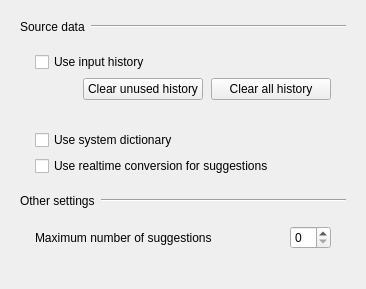
       <widget class="QWidget" name="suggestionsTab">
        <attribute name="title">
         <string>Suggest</string>
        </attribute>
        <layout class="QVBoxLayout" name="suggestionsTabLayout">
         <property name="spacing">
          <number>0</number>
         </property>
         <item>
          <widget class="QFrame" name="suggestSourceHeader">
           <property name="frameShape">
            <enum>QFrame::Shape::NoFrame</enum>
           </property>
           <layout class="QHBoxLayout" name="horizontalLayout_12">
            <property name="leftMargin">
             <number>9</number>
            </property>
            <property name="topMargin">
             <number>9</number>
            </property>
            <property name="rightMargin">
             <number>9</number>
            </property>
            <property name="bottomMargin">
             <number>9</number>
            </property>
            <property name="spacing">
             <number>6</number>
            </property>
            <item>
             <widget class="QLabel" name="label_3">
              <property name="text">
               <string>Source data</string>
              </property>
             </widget>
            </item>
            <item>
             <widget class="Line" name="line_4">
              <property name="sizePolicy">
               <sizepolicy hsizetype="MinimumExpanding" vsizetype="Fixed">
                <horstretch>0</horstretch>
                <verstretch>0</verstretch>
               </sizepolicy>
              </property>
              <property name="orientation">
               <enum>Qt::Orientation::Horizontal</enum>
              </property>
             </widget>
            </item>
           </layout>
          </widget>
         </item>
         <item>
          <widget class="QFrame" name="suggestSourceGroup">
           <property name="frameShape">
            <enum>QFrame::Shape::NoFrame</enum>
           </property>
           <layout class="QGridLayout" name="gridLayout_4">
            <property name="verticalSpacing">
             <number>6</number>
            </property>
            <property name="horizontalSpacing">
             <number>8</number>
            </property>
            <property name="leftMargin">
             <number>24</number>
            </property>
            <property name="topMargin">
             <number>9</number>
            </property>
            <property name="rightMargin">
             <number>24</number>
            </property>
            <property name="bottomMargin">
             <number>9</number>
            </property>
            <item row="0" column="0" colspan="3">
             <widget class="QCheckBox" name="historySuggestCheckBox">
              <property name="text">
               <string>Use input history</string>
              </property>
             </widget>
            </item>
            <item row="1" column="2">
             <widget class="QPushButton" name="clearUserPredictionButton">
              <property name="minimumSize">
               <size>
                <width>120</width>
                <height>0</height>
               </size>
              </property>
              <property name="text">
               <string>Clear all history</string>
              </property>
             </widget>
            </item>
            <item row="3" column="0" colspan="3">
             <widget class="QCheckBox" name="dictionarySuggestCheckBox">
              <property name="text">
               <string>Use system dictionary</string>
              </property>
             </widget>
            </item>
            <item row="1" column="1">
             <widget class="QPushButton" name="clearUnusedUserPredictionButton">
              <property name="minimumSize">
               <size>
                <width>120</width>
                <height>0</height>
               </size>
              </property>
              <property name="text">
               <string>Clear unused history</string>
              </property>
             </widget>
            </item>
            <item row="1" column="0">
             <spacer name="horizontalSpacer_6">
              <property name="orientation">
               <enum>Qt::Orientation::Horizontal</enum>
              </property>
              <property name="sizeHint" stdset="0">
               <size>
                <width>40</width>
                <height>20</height>
               </size>
              </property>
             </spacer>
            </item>
            <item row="2" column="1">
             <spacer name="verticalSpacer">
              <property name="orientation">
               <enum>Qt::Orientation::Vertical</enum>
              </property>
              <property name="sizeType">
               <enum>QSizePolicy::Policy::Maximum</enum>
              </property>
              <property name="sizeHint" stdset="0">
               <size>
                <width>20</width>
                <height>24</height>
               </size>
              </property>
             </spacer>
            </item>
            <item row="4" column="0" colspan="3">
             <widget class="QCheckBox" name="realtimeConversionCheckBox">
              <property name="text">
               <string>Use realtime conversion for suggestions</string>
              </property>
             </widget>
            </item>
           </layout>
          </widget>
         </item>
         <item>
          <widget class="QFrame" name="suggestOtherHeader">
           <property name="frameShape">
            <enum>QFrame::Shape::NoFrame</enum>
           </property>
           <layout class="QHBoxLayout" name="horizontalLayout_16">
            <property name="leftMargin">
             <number>9</number>
            </property>
            <property name="topMargin">
             <number>9</number>
            </property>
            <property name="rightMargin">
             <number>9</number>
            </property>
            <property name="bottomMargin">
             <number>9</number>
            </property>
            <property name="spacing">
             <number>6</number>
            </property>
            <item>
             <widget class="QLabel" name="SuggestionPreferenceLabel">
              <property name="text">
               <string>Other settings</string>
              </property>
             </widget>
            </item>
            <item>
             <widget class="Line" name="line_8">
              <property name="sizePolicy">
               <sizepolicy hsizetype="MinimumExpanding" vsizetype="Fixed">
                <horstretch>0</horstretch>
                <verstretch>0</verstretch>
               </sizepolicy>
              </property>
              <property name="orientation">
               <enum>Qt::Orientation::Horizontal</enum>
              </property>
             </widget>
            </item>
           </layout>
          </widget>
         </item>
         <item>
          <widget class="QFrame" name="suggestOtherGroup">
           <property name="frameShape">
            <enum>QFrame::Shape::NoFrame</enum>
           </property>
           <layout class="QGridLayout" name="gridLayout_11">
            <property name="verticalSpacing">
             <number>6</number>
            </property>
            <property name="horizontalSpacing">
             <number>8</number>
            </property>
            <property name="leftMargin">
             <number>24</number>
            </property>
            <property name="topMargin">
             <number>9</number>
            </property>
            <property name="rightMargin">
             <number>24</number>
            </property>
            <property name="bottomMargin">
             <number>9</number>
            </property>
            <item row="0" column="0">
             <widget class="QLabel" name="defaultNUmberofSuggestionsLabel">
              <property name="text">
               <string>Maximum number of suggestions</string>
              </property>
             </widget>
            </item>
            <item row="0" column="2">
             <widget class="QSpinBox" name="suggestionsSizeSpinBox"/>
            </item>
            <item row="0" column="1">
             <spacer name="horizontalSpacer_8">
              <property name="orientation">
               <enum>Qt::Orientation::Horizontal</enum>
              </property>
              <property name="sizeHint" stdset="0">
               <size>
                <width>40</width>
                <height>20</height>
               </size>
              </property>
             </spacer>
            </item>
           </layout>
          </widget>
         </item>
         <item>
          <spacer name="suggestionsTabBottomSpacer">
           <property name="orientation">
            <enum>Qt::Orientation::Vertical</enum>
           </property>
           <property name="sizeHint" stdset="0">
            <size>
             <width>20</width>
             <height>20</height>
            </size>
           </property>
          </spacer>
         </item>
        </layout>
       </widget>
